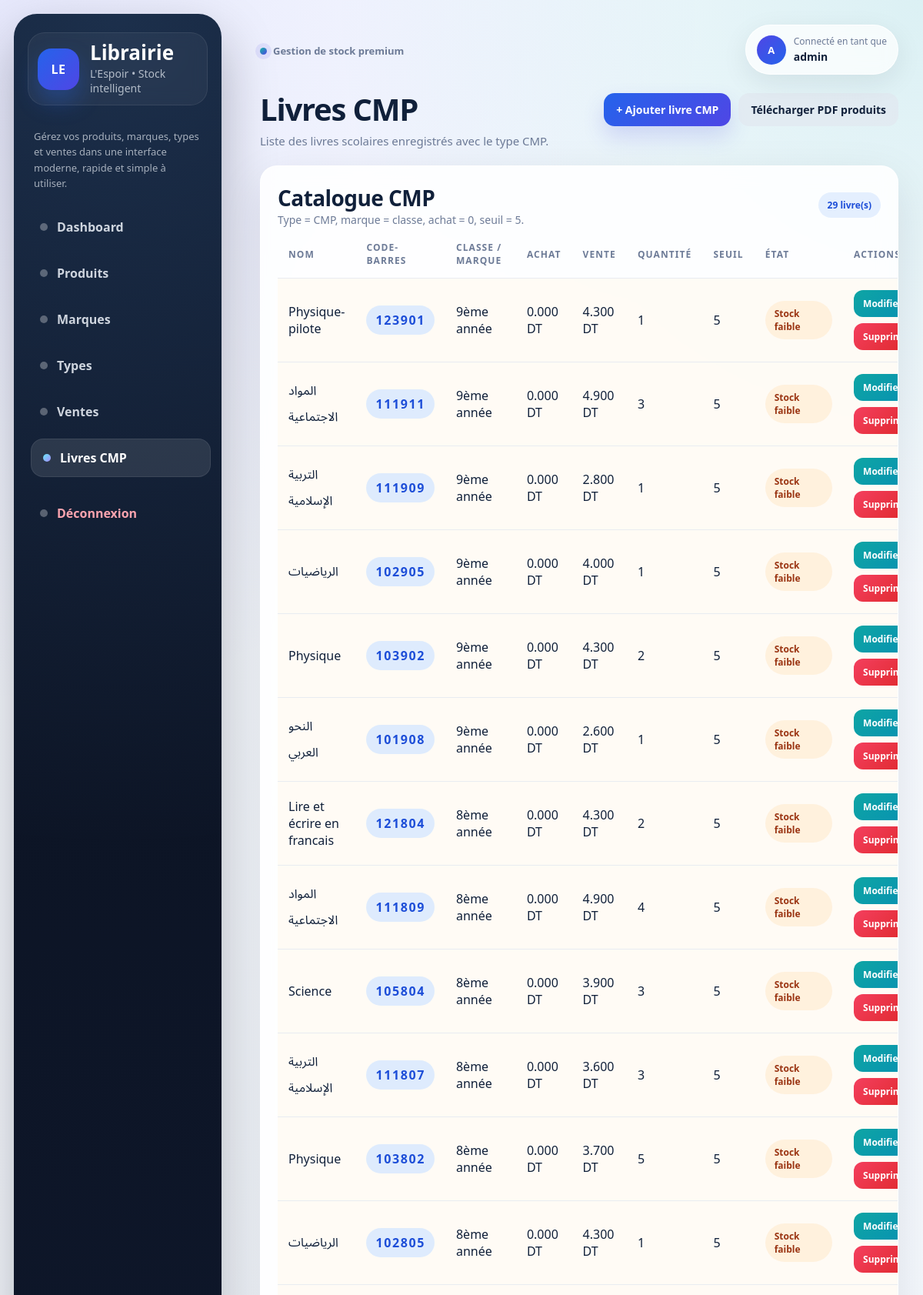
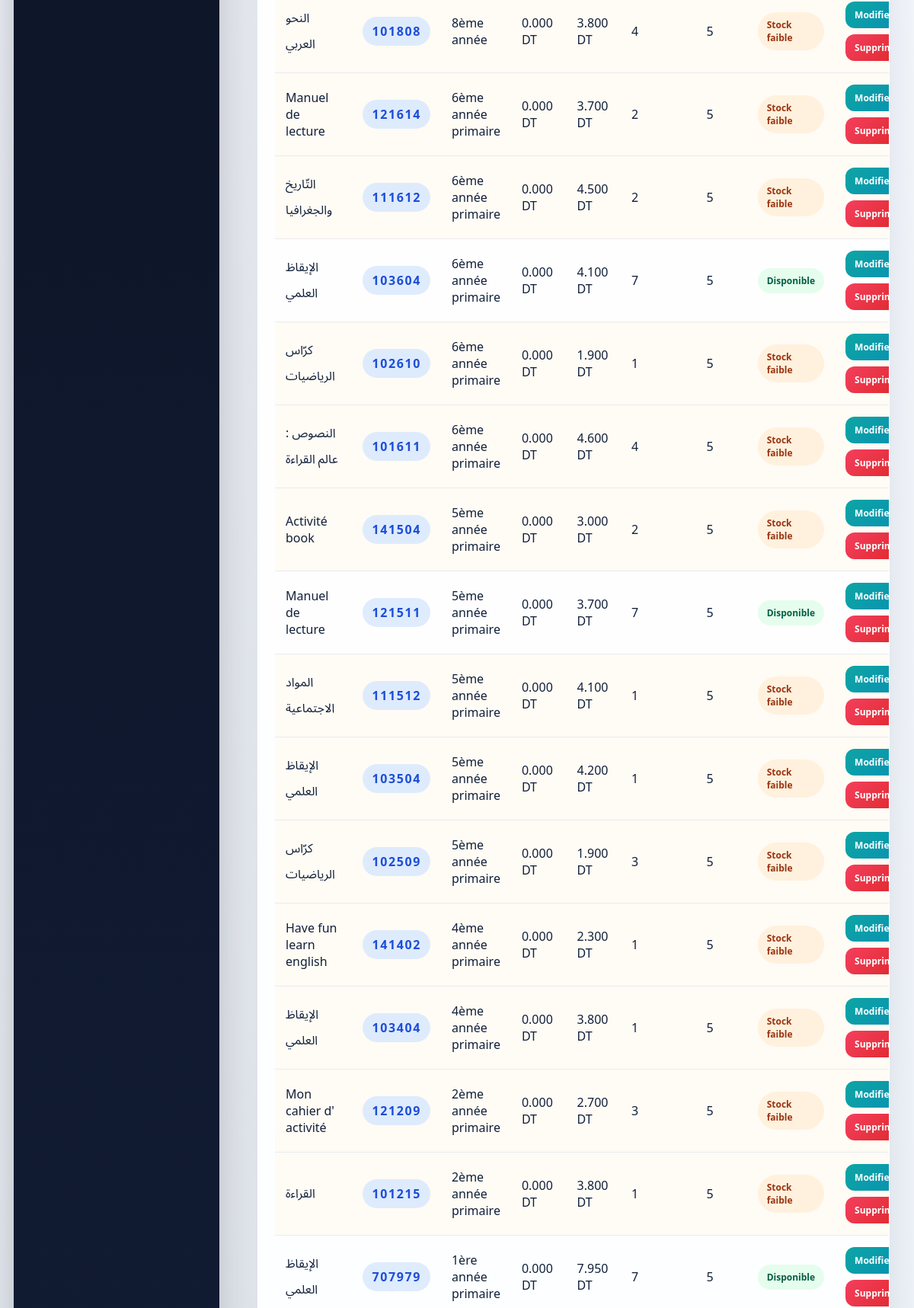
Screenshot of /cmp (signed in, upper part) with the database file from the repository (2 pictures, top to bottom).
### app.py (models this page shows)
class Product(db.Model):
    id = db.Column(db.Integer, primary_key=True)
    name = db.Column(db.String(180), nullable=False)
    barcode = db.Column(db.String(6), unique=True, nullable=False)
    brand_id = db.Column(db.Integer, db.ForeignKey('brand.id'), nullable=False)
    type_id = db.Column(db.Integer, db.ForeignKey('product_type.id'), nullable=False)
    purchase_price = db.Column(db.Float, nullable=False, default=0)
    sale_price = db.Column(db.Float, nullable=False, default=0)
    quantity = db.Column(db.Integer, nullable=False, default=0)
    min_quantity = db.Column(db.Integer, nullable=False, default=5)
    created_at = db.Column(db.DateTime, default=datetime.utcnow)
    updated_at = db.Column(db.DateTime, default=datetime.utcnow, onupdate=datetime.utcnow)

class Brand(db.Model):
    id = db.Column(db.Integer, primary_key=True)
    name = db.Column(db.String(120), unique=True, nullable=False)
    products = db.relationship('Product', backref='brand', lazy=True)

### app.py (the view)
@app.route('/cmp')
@login_required
def cmp_products():
    cmp_type = ProductType.query.filter_by(name='CMP').first()
    if not cmp_type:
        items = []
    else:
        items = Product.query.filter_by(type_id=cmp_type.id).order_by(Product.created_at.desc()).all()
    return render_template('cmp_products.html', products=items)

### app.py (called while the page is built)
def login_required(f):
    @wraps(f)
    def decorated_function(*args, **kwargs):
        if not session.get('admin_id'):
            flash('Veuillez vous connecter pour accéder à cette page.', 'warning')
            return redirect(url_for('login'))
        return f(*args, **kwargs)
    return decorated_function

@app.context_processor
def inject_now():
    return {'current_year': datetime.now().year}

### templates/cmp_products.html (shortened to what this page needs)
{% extends 'base.html' %}
{% block content %}
<div class="page-header">
    <div>
        <h1>Livres CMP</h1>
        <p>Liste des livres scolaires enregistrés avec le type CMP.</p>
    </div>
    <div class="page-header-actions">
        <a href="{{ url_for('add_cmp_product') }}" class="btn primary">+ Ajouter livre CMP</a>
        <a href="{{ url_for('products_pdf') }}" class="btn light">Télécharger PDF produits</a>
    </div>
</div>
<section class="panel">
    <div class="panel-header">
        <div>
            <h2>Catalogue CMP</h2>
            <div class="panel-subtitle">Type = CMP, marque = classe, achat = 0, seuil = 5.</div>
        </div>
        <span class="badge info">{{ products|length }} livre(s)</span>
    </div>
    <table>
        <thead>
            <tr>
                <th>Nom</th>
                <th>Code-barres</th>
                <th>Classe / Marque</th>
                <th>Achat</th>
                <th>Vente</th>
                <th>Quantité</th>
                <th>Seuil</th>
                <th>État</th>
                <th>Actions</th>
            </tr>
        </thead>
        <tbody>
        {% for product in products %}
            <tr class="{% if product.quantity <= product.min_quantity %}low-stock{% endif %}">
                <td>{{ product.name }}</td>
                <td><span class="barcode">{{ product.barcode }}</span></td>
                <td>{{ product.brand.name }}</td>
                <td>{{ '%.3f'|format(product.purchase_price) }} DT</td>
                <td>{{ '%.3f'|format(product.sale_price) }} DT</td>
                <td>{{ product.quantity }}</td>
                <td>{{ product.min_quantity }}</td>
                <td>
                    {% if product.quantity <= product.min_quantity %}
                        <span class="badge warning">Stock faible</span>
                    {% else %}
                        <span class="badge success">Disponible</span>
                    {% endif %}
                </td>
                <td class="actions">
                    <a href="{{ url_for('edit_product', product_id=product.id) }}" class="btn small secondary">Modifier</a>
                    <form action="{{ url_for('delete_product', product_id=product.id) }}" method="post" onsubmit="return confirm('Supprimer ce livre CMP ?')">
                        <button class="btn small danger" type="submit">Supprimer</button>
                    </form>
                </td>
            </tr>
        {% else %}
            <tr>
                <td colspan="9" class="empty">Aucun livre CMP enregistré.</td>
            </tr>
        {% endfor %}
        </tbody>
    </table>
</section>
{% endblock %}

### static/style.css (style rules this page uses)
:root { --bg: #0b1020; --bg-soft: #11172b; --page: #f4f7fb; --panel: rgba(255, 255, 255, 0.88); --panel-strong: #ffffff; --text: #10203a; --muted: #6d7b97; --line: rgba(148, 163, 184, 0.20); --primary: #4f46e5; --primary-2: #2563eb; --secondary: #0ea5a4; --success: #059669; --danger: #dc2626; --warning: #ea580c; --warning-bg: rgba(255, 237, 213, 0.72); --danger-bg: rgba(254, 226, 226, 0.72); --success-bg: rgba(220, 252, 231, 0.75); --info-bg: rgba(219, 234, 254, 0.75); --shadow: 0 20px 60px rgba(15, 23, 42, 0.10); --shadow-soft: 0 10px 35px rgba(15, 23, 42, 0.08); --radius-xl: 28px; --radius-lg: 22px; --radius-md: 16px; --radius-sm: 12px; }
* { box-sizing: border-box; }
html { scroll-behavior: smooth; }
body { margin: 0; color: var(--text); font-family: Inter, ui-sans-serif, system-ui, -apple-system, BlinkMacSystemFont, "Segoe UI", sans-serif; background: radial-gradient(circle at top left, rgba(79, 70, 229, 0.10), transparent 24%), radial-gradient(circle at top right, rgba(14, 165, 164, 0.12), transparent 20%), linear-gradient(180deg, #f8fbff 0%, #eef3f9 100%); }
a { color: inherit; }
.page-header { display: flex; justify-content: space-between; align-items: flex-start; gap: 18px; margin-bottom: 22px; }
.page-header h1 { margin: 0; font-size: 40px; line-height: 1.05; letter-spacing: -0.03em; }
.page-header p { margin: 10px 0 0; color: var(--muted); font-size: 15px; }
.page-header-actions { display: flex; flex-wrap: wrap; gap: 10px; }
.hero-card, .card, .panel, .soft-panel { position: relative; overflow: hidden; background: var(--panel); border: 1px solid rgba(255,255,255,0.82); box-shadow: var(--shadow); backdrop-filter: blur(12px); }
.hero-card, .card, .panel, .soft-panel { border-radius: var(--radius-lg); }
.panel, .form-panel { padding: 22px; margin-bottom: 18px; }
.panel-header { display: flex; justify-content: space-between; align-items: center; gap: 12px; margin-bottom: 18px; }
.panel-header h2, .panel h2 { margin: 0; font-size: 28px; letter-spacing: -0.02em; }
.panel-subtitle { color: var(--muted); font-size: 14px; }
.btn { display: inline-flex; align-items: center; justify-content: center; gap: 8px; border: none; border-radius: 14px; padding: 12px 16px; text-decoration: none; color: white; cursor: pointer; font-weight: 700; font-size: 14px; transition: transform 0.18s ease, box-shadow 0.18s ease, opacity 0.18s ease; }
.btn.primary { background: linear-gradient(135deg, var(--primary-2), var(--primary)); box-shadow: 0 14px 28px rgba(79, 70, 229, 0.18); }
.btn.secondary { background: linear-gradient(135deg, #0ea5a4, #0891b2); }
.btn.light { background: rgba(226,232,240,0.75); color: var(--text); }
.btn.danger { background: linear-gradient(135deg, #f43f5e, #dc2626); }
.btn.small { padding: 9px 12px; font-size: 12px; border-radius: 12px; }
table { width: 100%; border-collapse: separate; border-spacing: 0; overflow: hidden; }
thead th { text-align: left; font-size: 12px; text-transform: uppercase; letter-spacing: 0.09em; color: var(--muted); padding: 0 14px 14px; border-bottom: 1px solid var(--line); }
tbody td { padding: 15px 14px; border-bottom: 1px solid rgba(226, 232, 240, 0.78); vertical-align: middle; }
tbody tr.low-stock { background: rgba(255, 247, 237, 0.55); }
.barcode { display: inline-flex; align-items: center; justify-content: center; min-width: 82px; padding: 8px 12px; border-radius: 999px; font-weight: 800; letter-spacing: 0.10em; color: #1d4ed8; background: rgba(219, 234, 254, 0.90); }
.badge { display: inline-flex; align-items: center; gap: 8px; padding: 8px 12px; border-radius: 999px; font-size: 12px; font-weight: 700; }
.badge.success { color: #065f46; background: var(--success-bg); }
.badge.warning { color: #9a3412; background: var(--warning-bg); }
.badge.info { color: #1d4ed8; background: var(--info-bg); }
.actions { display: flex; gap: 8px; align-items: center; flex-wrap: wrap; }
.actions form { margin: 0; }
body, input, select, textarea, button, table, td, th { font-family: "Segoe UI", Tahoma, Arial, "Noto Sans Arabic", "Noto Naskh Arabic", sans-serif; }

### rows the page displays
Product: name "Physique-pilote", barcode "123901", brand.name "9ème année", purchase_price "0.000", sale_price "4.300", quantity "1", min_quantity "5", shows "Stock faible"
Product: name "المواد الاجتماعية", barcode "111911", brand.name "9ème année", purchase_price "0.000", sale_price "4.900", quantity "3", min_quantity "5", shows "Stock faible"
Product: name "التربية الإسلامية", barcode "111909", brand.name "9ème année", purchase_price "0.000", sale_price "2.800", quantity "1", min_quantity "5", shows "Stock faible"
Product: name "الرياضيات", barcode "102905", brand.name "9ème année", purchase_price "0.000", sale_price "4.000", quantity "1", min_quantity "5", shows "Stock faible"
Product: name "Physique", barcode "103902", brand.name "9ème année", purchase_price "0.000", sale_price "4.300", quantity "2", min_quantity "5", shows "Stock faible"
Product: name "النحو العربي", barcode "101908", brand.name "9ème année", purchase_price "0.000", sale_price "2.600", quantity "1", min_quantity "5", shows "Stock faible"
Product: name "Lire et écrire en francais", barcode "121804", brand.name "8ème année", purchase_price "0.000", sale_price "4.300", quantity "2", min_quantity "5", shows "Stock faible"
Product: name "المواد الاجتماعية", barcode "111809", brand.name "8ème année", purchase_price "0.000", sale_price "4.900", quantity "4", min_quantity "5", shows "Stock faible"
Product: name "Science", barcode "105804", brand.name "8ème année", purchase_price "0.000", sale_price "3.900", quantity "3", min_quantity "5", shows "Stock faible"
Product: name "التربية الإسلامية", barcode "111807", brand.name "8ème année", purchase_price "0.000", sale_price "3.600", quantity "3", min_quantity "5", shows "Stock faible"
Product: name "Physique", barcode "103802", brand.name "8ème année", purchase_price "0.000", sale_price "3.700", quantity "5", min_quantity "5", shows "Stock faible"
Product: name "الرياضيات", barcode "102805", brand.name "8ème année", purchase_price "0.000", sale_price "4.300", quantity "1", min_quantity "5", shows "Stock faible"
Product: name "النحو العربي", barcode "101808", brand.name "8ème année", purchase_price "0.000", sale_price "3.800", quantity "4", min_quantity "5", shows "Stock faible"
Product: name "Manuel de lecture", barcode "121614", brand.name "6ème année primaire", purchase_price "0.000", sale_price "3.700", quantity "2", min_quantity "5", shows "Stock faible"
Product: name "التّاريخ والجغرافيا", barcode "111612", brand.name "6ème année primaire", purchase_price "0.000", sale_price "4.500", quantity "2", min_quantity "5", shows "Stock faible"
Product: name "الإيقاظ العلمي", barcode "103604", brand.name "6ème année primaire", purchase_price "0.000", sale_price "4.100", quantity "7", min_quantity "5", shows "Disponible"
Product: name "كرّاس الرياضيات", barcode "102610", brand.name "6ème année primaire", purchase_price "0.000", sale_price "1.900", quantity "1", min_quantity "5", shows "Stock faible"
Product: name "النصوص : عالم القراءة", barcode "101611", brand.name "6ème année primaire", purchase_price "0.000", sale_price "4.600", quantity "4", min_quantity "5", shows "Stock faible"
Product: name "Activité book", barcode "141504", brand.name "5ème année primaire", purchase_price "0.000", sale_price "3.000", quantity "2", min_quantity "5", shows "Stock faible"
Product: name "Manuel de lecture", barcode "121511", brand.name "5ème année primaire", purchase_price "0.000", sale_price "3.700", quantity "7", min_quantity "5", shows "Disponible"
Product: name "المواد الاجتماعية", barcode "111512", brand.name "5ème année primaire", purchase_price "0.000", sale_price "4.100", quantity "1", min_quantity "5", shows "Stock faible"
Product: name "الإيقاظ العلمي", barcode "103504", brand.name "5ème année primaire", purchase_price "0.000", sale_price "4.200", quantity "1", min_quantity "5", shows "Stock faible"
Product: name "كرّاس الرياضيات", barcode "102509", brand.name "5ème année primaire", purchase_price "0.000", sale_price "1.900", quantity "3", min_quantity "5", shows "Stock faible"
Product: name "Have fun learn english", barcode "141402", brand.name "4ème année primaire", purchase_price "0.000", sale_price "2.300", quantity "1", min_quantity "5", shows "Stock faible"
Product: name "الإيقاظ العلمي", barcode "103404", brand.name "4ème année primaire", purchase_price "0.000", sale_price "3.800", quantity "1", min_quantity "5", shows "Stock faible"
Product: name "Mon cahier d' activité", barcode "121209", brand.name "2ème année primaire", purchase_price "0.000", sale_price "2.700", quantity "3", min_quantity "5", shows "Stock faible"
Product: name "القراءة", barcode "101215", brand.name "2ème année primaire", purchase_price "0.000", sale_price "3.800", quantity "1", min_quantity "5", shows "Stock faible"
Product: name "الإيقاظ العلمي", barcode "707979", brand.name "1ère année primaire", purchase_price "0.000", sale_price "7.950", quantity "7", min_quantity "5", shows "Disponible"

### other values shown
{{ session.get('username', 'A')[:1] }} "A"
{{ session.get('username', 'admin') }} "admin"
{{ products|length }} "29"
